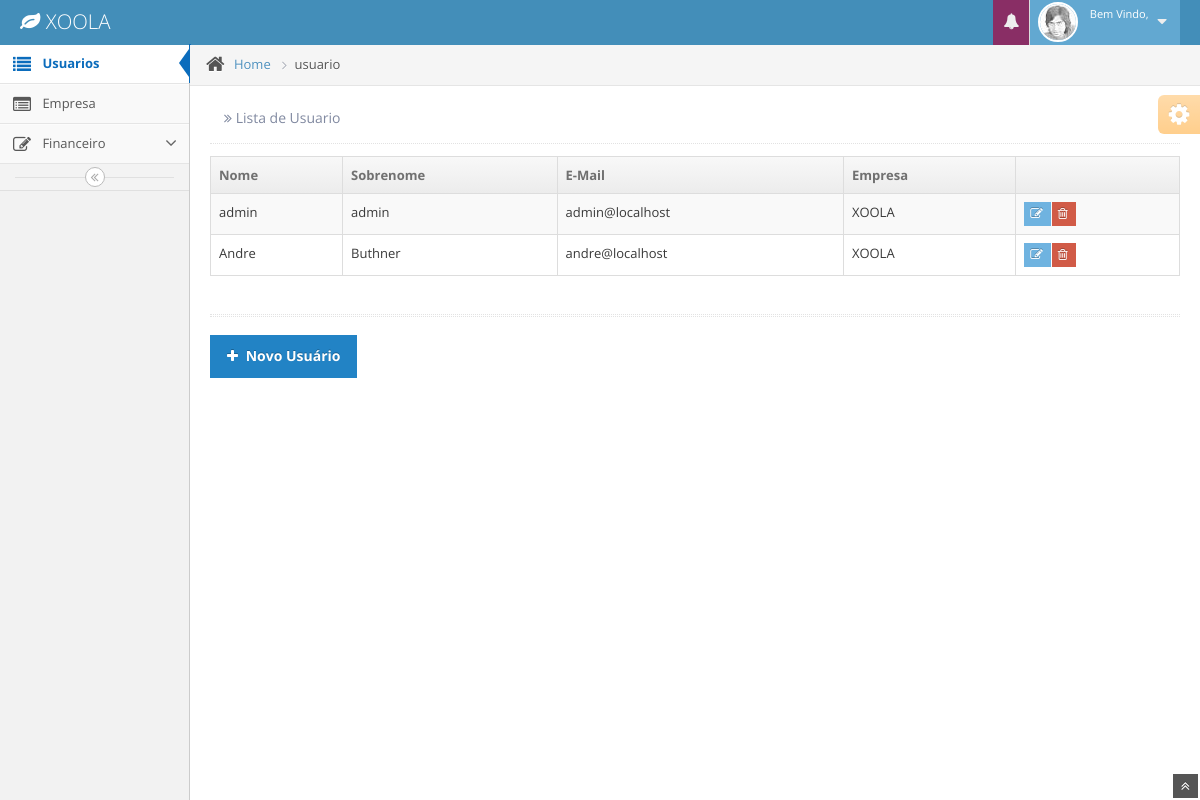
The app's page /usuario/ (signed in), older data.
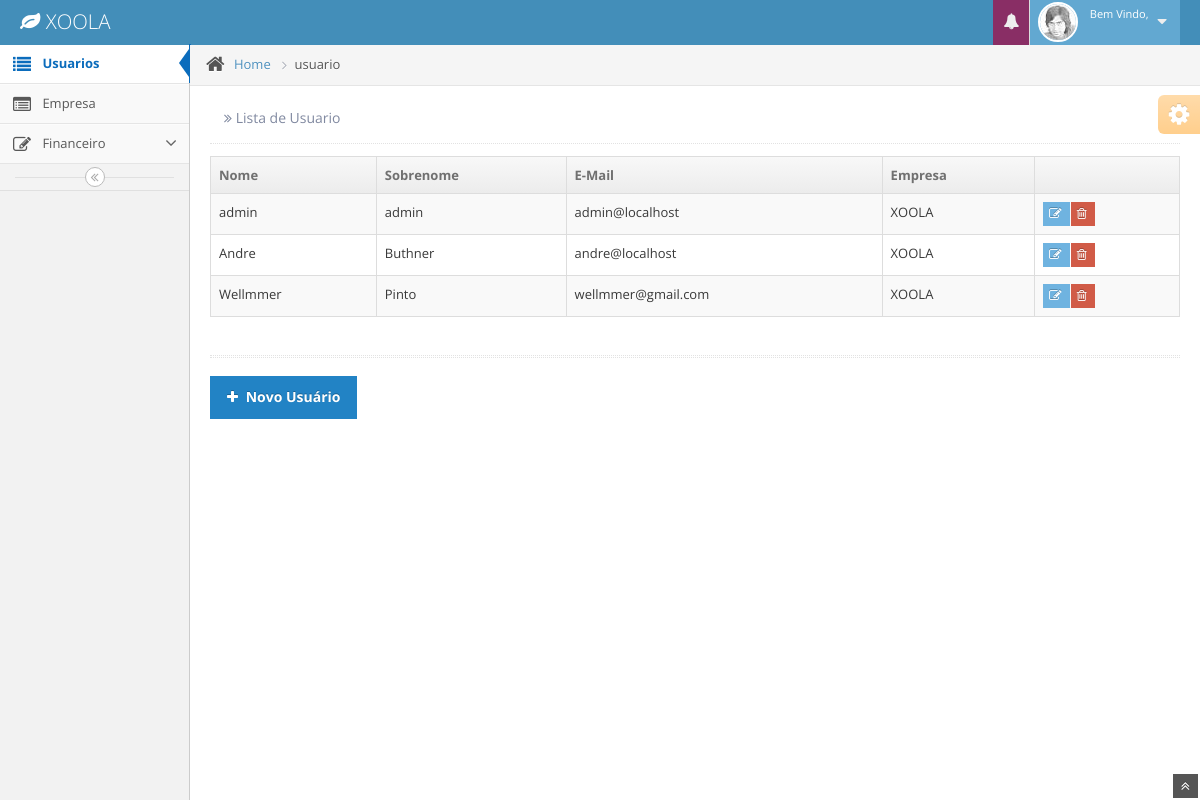
The same page, newer data.
### app/model/__init__.py (models this page shows, shortened)
class Usuario(db.Model,UserMixin):
      id            = db.Column(db.Integer, primary_key=True)
      nome          = db.Column(db.String(100), index=True)
      sobrenome     = db.Column(db.String(255), index=True)
      email         = db.Column(db.String(100), unique=True, index=True)
      password      = db.Column(db.String(100), index=True)
      login         = db.Column(db.String(100))
      empresa_id    = db.Column(db.Integer, db.ForeignKey('empresa.id'))
      date_created  = db.Column(db.DateTime)
      date_modified = db.Column(db.DateTime)

class Empresa(db.Model):
      id            = db.Column(db.Integer, primary_key=True)
      nome          = db.Column(db.String(100), index=True)
      nome_resp     = db.Column(db.String(100), index=True)
      email         = db.Column(db.String(100), index=True)
      telegram      = db.Column(db.String(100), index=True)
      Usuario       = db.relationship('Usuario', backref='empresa', lazy='dynamic')
      Movimentacao  = db.relationship('Movimentacao', backref='empresa', lazy='dynamic')
      Categoria     = db.relationship('Categoria', backref='empresa', lazy='dynamic')
      Conta         = db.relationship('Conta', backref='empresa', lazy='dynamic')
      date_created  = db.Column(db.DateTime)
      date_modified = db.Column(db.DateTime)

### app/controllers/usuario/controllers.py (the view)
@usuario.route('/index')
@usuario.route('/')
@login_required
def index():
    session['tela'] = "usuario"
    todos = Usuario.query.all()
    return render_template('usuario/index.html',title='Lista de Usuario',todos=todos)

### app/__init__.py (called while the page is built)
@app.context_processor
def utility_processor():
    def formatar_dinheiro(value):
        if type(value) == str:
            value = int(value)
            valor = format_decimal(value, format='#.##,##;(#)')
        return 'R$ {}'.format(valor)
    return dict(formatar_dinheiro=formatar_dinheiro)

### app/controllers/auth/controllers.py (called while the page is built)
@login_manager.user_loader
def user_loader(user_id):
    return Usuario.query.get(user_id)

### app/templates/usuario/index.html (shortened to what this page needs)
{% extends "layout/base.html" %}
{% block content %}
          <div class="row-fluid">
            <div class="span12">
              <div class="row-fluid">
                <div class="span12">
                  <table id="sample-table-1" class="table table-striped table-bordered table-hover">
                     <thead>
                        <tr>
                          <th> Nome </th>
                          <th> Sobrenome </th>
                          <th> E-Mail </th>
                          <th> Empresa </th>
                          <th></th>
                       </tr>
                      </thead>
                      <tbody>
                        {% for user in todos %}
                          <tr>
                             <td> {{user.nome}} </td>
                             <td> {{user.sobrenome}}</td>
                             <td> {{user.email}}</td>
                             <td> {{user.empresa.nome}}</td>
                             <td>
                                <div class="hidden-phone visible-desktop btn-group">
                                     <a class="btn btn-mini btn-info" href="{{url_for('usuario.edit', user_id=user.id)}}">
                                         <i class="icon-edit bigger-120">   </i>
                                     </a>
                                     <a class="btn btn-mini btn-danger" href="{{url_for('usuario.delete', user_id=user.id)}}">
                                        <i class="icon-trash bigger-120"></i>
                                     </a>
                                </div>
                             </td>
                          </tr>
                        {% endfor %}
                      </tbody>
             </table>
                </div>
              </div>
              <div class="hr hr-18 dotted hr-double"></div>
                           <div class="left">
                      <a href="{{url_for('usuario.new')}}" class="btn btn-primary">
                        <i class="icon-plus"></i>
                        <strong>Novo Usuário</strong>
                      </a>
                    </div>
            </div>
          </div>
        </div>
        <div class="ace-settings-container" id="ace-settings-container">
          <div class="btn btn-app btn-mini btn-warning ace-settings-btn" id="ace-settings-btn">
            <i class="icon-cog bigger-150"></i>
          </div>
        </div>
      </div>
    </div>
    <a href="#" id="btn-scroll-up" class="btn-scroll-up btn btn-small btn-inverse">
      <i class="icon-double-angle-up icon-only bigger-110"></i>
    </a>
{% endblock %}

### app/templates/layout/base.html (shortened to what this page needs)
<!DOCTYPE html>
<html lang="en">
<head>
	<link rel="stylesheet" media="screen" href="{{ url_for('static', filename='css/bootstrap.min.css') }}">
	<link rel="stylesheet" media="screen" href="{{ url_for('static', filename='css/bootstrap-responsive.min.css') }}">
	<link rel="stylesheet" media="screen" href="{{ url_for('static', filename='css/xoola.css') }}">
	<link rel="stylesheet" media="screen" href="{{ url_for('static', filename='css/font-awesome.min.css') }}">
	<link rel="stylesheet" media="screen" href="{{ url_for('static', filename='css/pagina.css') }}">
	<link rel="stylesheet" href="{{ url_for('static', filename='css/daterangepicker.css' )}}" />
	<link rel="stylesheet" href="../static/css/jquery-ui-1.10.3.custom.min.css" />
	<link rel="stylesheet" href="../static/css/chosen.css" />
	<link rel="stylesheet" href="../static/css/datepicker.css" />
	<link rel="stylesheet" href="../static/css/bootstrap-timepicker.css" />
	<link rel="stylesheet" href="../static/css/daterangepicker.css" />
	<link rel="stylesheet" href="../static/css/colorpicker.css" />
	<link rel="stylesheet" href="../static/css/ace.min.css" />
	<link rel="stylesheet" href="../static/css/ace-responsive.min.css" />
	<link rel="stylesheet" href="../static/css/ace-skins.min.css" />
	<link rel="stylesheet" media="screen" href="{{ url_for('static', filename='css/ace.min.css') }}">
	<link rel="stylesheet" media="screen" href="{{ url_for('static', filename='css/ace-responsive.min.css') }}">
	<link rel="stylesheet" media="screen" href="{{ url_for('static', filename='css/ace-skins.min.css') }}">
</head>
<body>
	<div class="navbar">
		<div class="navbar-inner">
			<div class="container-fluid">
				<a href="#" class="brand">
					<small>
						<i class="icon-leaf"></i>
						XOOLA
					</small>
				</a>
				<ul class="nav ace-nav pull-right">
					<li class="purple">
						<a data-toggle="dropdown" class="dropdown-toggle" href="#">
							<i class="icon-bell-alt icon-animated-bell"></i>
						</a>
					</li>
					<li class="light-blue">
						<a data-toggle="dropdown" href="#" class="dropdown-toggle">
							<img class="nav-user-photo" src="{{url_for('static', filename='avatars/user.jpg')}}" alt="Jason's Photo" />
							<span class="user-info">
								<small>Bem Vindo,</small>
							</span>
							<i class="icon-caret-down"></i>
						</a>
					</li>
				</ul>
			</div>
		</div>
	</div>
	<div class="main-container container-fluid">
		<div class="sidebar" id="sidebar">
			<ul class="nav nav-list">
				{% if current_user.id == 1 %}
					{% if session['tela'] == "usuario" %}
						<li class='active'>
					{% else %}
						<li>
					{% endif %}
						<a href="{{url_for('usuario.index')}}">
							<i class="icon-list"></i>
							<span class="menu-text">Usuarios</span>
						</a>
					</li>
					{% if session['tela'] == "empresa" %}
						<li class='active'>
					{% else %}
						<li>
					{% endif %}
						<a href="{{url_for('empresa.index')}}">
							<i class="icon-list-alt"></i>
							<span class="menu-text">Empresa</span>
						</a>
					</li>
				{% endif %}
				{% if session['tela'] == 'conta' or session['tela'] == 'entrada' or session['tela'] == 'saida' or session['tela'] == 'relatorio' or session['tela'] == 'categoria' or session['tela'] == 'pesquisa' %}
					<li class="active open">
				{% else %}
					<li>
				{% endif %}
					<a href="#" class="dropdown-toggle">
						<i class="icon-edit"></i>
						<span class="menu-text">Financeiro</span>
						<b class="arrow icon-angle-down"></b>
					</a>
				</li>
			</ul>
			<div class="sidebar-collapse" id="sidebar-collapse">
				<i class="icon-double-angle-left"></i>
			</div>
		</div>
		<div class="main-content">
			<div class="breadcrumbs" id="breadcrumbs">
				<ul class="breadcrumb">
					<li>
						<i class="icon-home home-icon"></i>
						<a href="#">Home</a>
						<span class="divider">
							<i class="icon-angle-right arrow-icon"></i>
						</span>
					</li>
					<li class="active">{{ session['tela'] }}</li>
				</ul>
			</div>
			<div class="page-content">
				<div class="page-header position-relative">
					<h1>
						<small>
							<i class="icon-double-angle-right"></i>
							{{ title }}
						</small>
					</h1>
				</div>
				{% block content %} {% endblock %}
</body>
</html>

Row changes from the older to the newer data that the page shows:
added Usuario: nome "Wellmmer", sobrenome "Pinto", email "wellmmer@gmail.com", empresa.nome "XOOLA"
